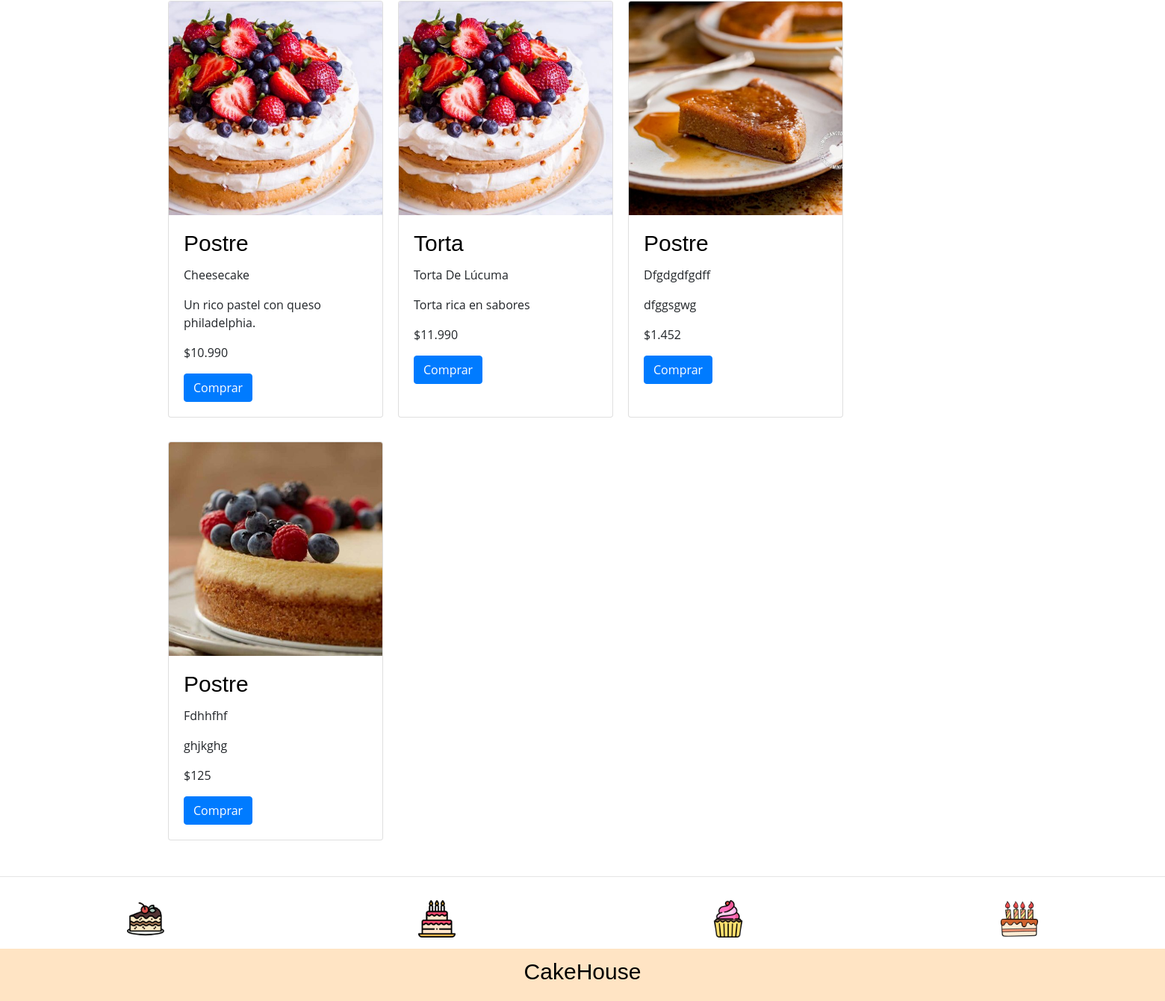
/ (lower part), run on an earlier commit of the app's database.
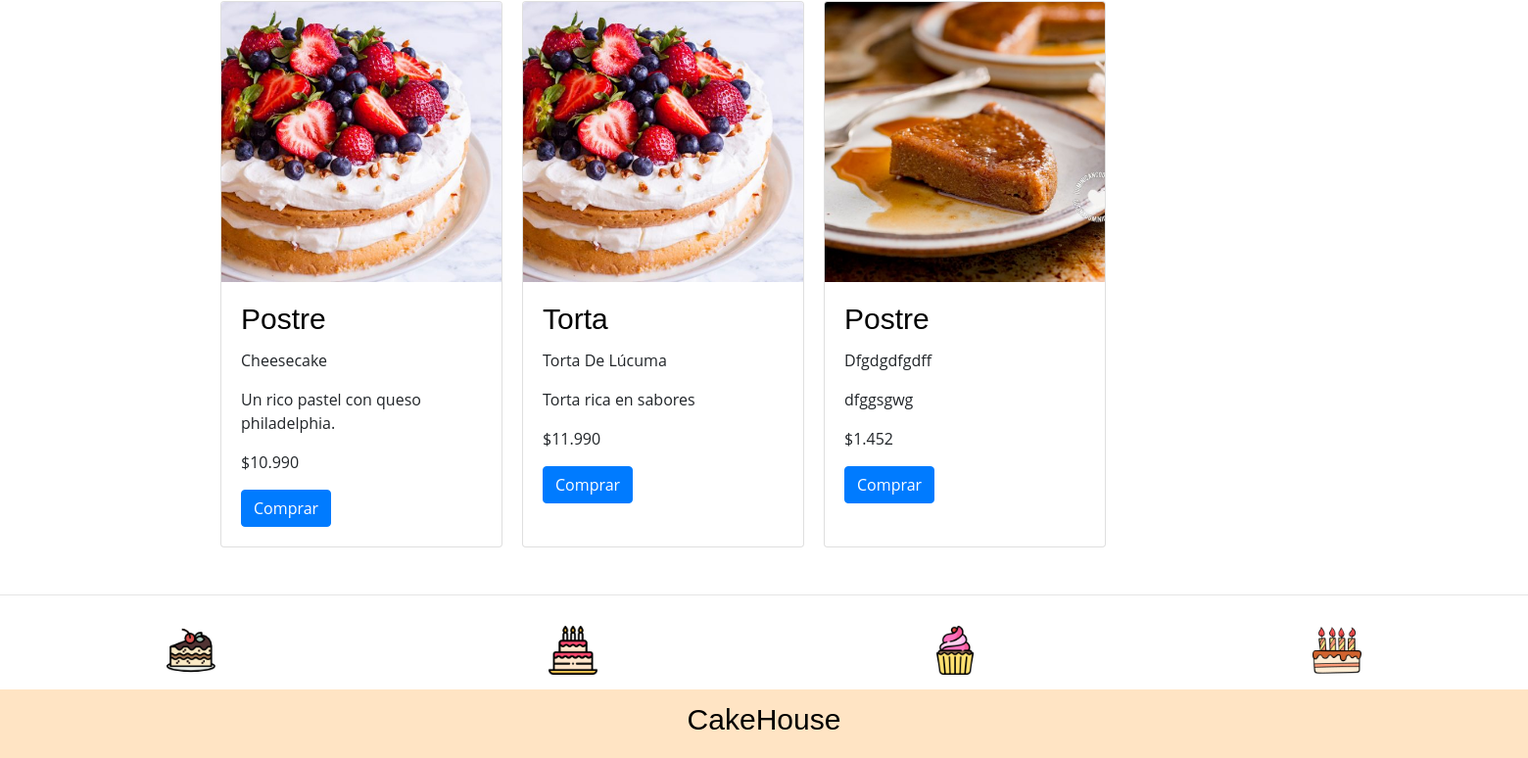
And on a later commit of the database.
### app/models.py (models this page shows, shortened)
class Producto(models.Model):
    nombre = models.CharField(max_length=50)
    precio = models.IntegerField()
    descripcion = models.TextField()
    tipo = models.ForeignKey(Tipo, on_delete=models.PROTECT)
    fecha_fabricacion = models.DateField()
    image = models.ImageField(upload_to="productos", null=True)

class Tipo(models.Model):
    nombre = models.CharField(max_length=50)
    def __str__(self):
        return self.nombre

### app/views.py (the view)
# urls.py: path('', home, name="home"),
def home(request):
    productos = Producto.objects.all()
    data = {'productos': productos}
    return render(request, 'app/home.html', data)

### app/templates/app/home.html (shortened to what this page needs)
{% extends 'app/base.html' %}
{% load static %}
{% block css %}
<link rel="stylesheet" href="https://cdn.jsdelivr.net/bxslider/4.2.12/jquery.bxslider.css">
{% endblock %}
{% block contenido %}
{% load humanize %}
<br>
<div class="productos container">
    {% for p in productos %}
    <div class="card" style="width: 18rem; margin-right: 20px; margin-bottom: 2rem;">
        <img src="{{ p.image.url }}" class="card-img-top" alt="...">
        <div class="card-body">
            <h3 class="card-title">{{ p.tipo | capfirst }}</h3>
            <p class="card-text">{{ p.nombre | title }}</p>
            <p class="card-text">{{ p.descripcion }}</p>
            <p class="card-text">${{ p.precio | intcomma }}</p>
            <a href="#" class="btn btn-primary">Comprar</a>
        </div>
    </div>
    {% endfor %}
</div>
{% endblock %}

What changed in the data, as far as the page shows it:
removed Producto: image (picture), tipo "Postre", nombre "Fdhhfhf", descripcion "ghjkghg", precio "125"
